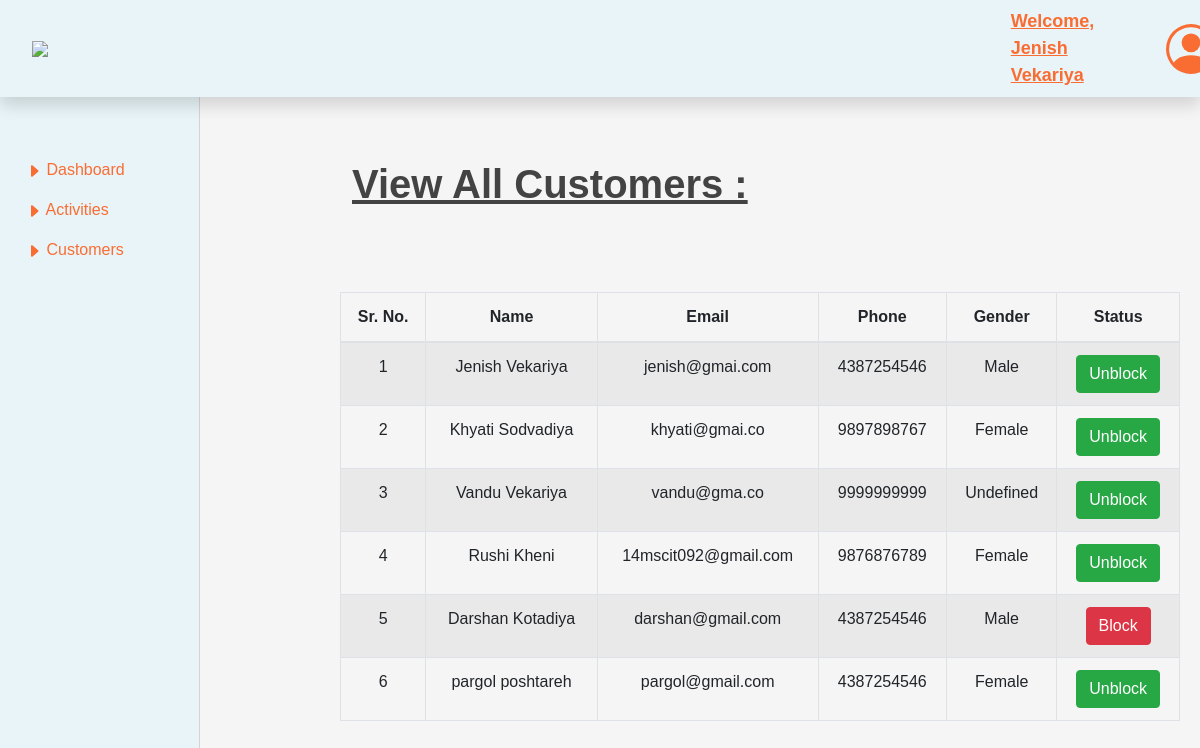
The page /customers.php (signed in) on the database its author committed.
### tables this page shows
CREATE TABLE `registration` (
  `register_id` int(11) NOT NULL,
  `fname` varchar(20) NOT NULL,
  `lname` varchar(20) NOT NULL,
  `email_id` varchar(50) NOT NULL,
  `phone` varchar(10) NOT NULL,
  `gender` varchar(10) NOT NULL,
  `user_password` varchar(50) NOT NULL,
  `user_role_id` int(11) DEFAULT NULL,
  `status` tinyint(1) NOT NULL DEFAULT 1
);

### customers.php (the view, shortened to what this page needs)
<?php
include_once("db-config.php");
?>
<!DOCTYPE HTML PUBLIC "-//W3C//DTD XHTML 1.0 Transitional//EN" "http://www.w3.org/TR/xhtml1/DTD/xhtml1-transitional.dtd">
<html xmlns="http://www.w3.org/1999/xhtml">
    <head>
        <link rel="stylesheet" href="https://stackpath.bootstrapcdn.com/bootstrap/4.4.1/css/bootstrap.min.css">
        <link rel="stylesheet" type="text/css" href="./css/admin.css">
    </head>
<body>
    <div class="header_sidebar">
        <?php include 'admin_header_sidebar.php';?>
    <div class="main_content">
        <div class="add_activity_form inner_page_title">
            <h1><b><u>View All Customers : </u><b></h1>
            <div class="view_table">
                <div class="card-body admin_forms">
                    <div class="table-responsive">
                        <table class="table table-bordered table-striped">
                            <thead>
                                <tr>
                                    <th>Sr. No.</th>
                                    <th>Name</th>
                                    <th>Email</th>
                                    <th>Phone</th>
                                    <th>Gender</th>
                                    <th>Status</th>
                                </tr>
                            </thead>
                            <tbody>
                                <?php
                                    $customer_data = "select * from registration WHERE user_role_id = 2";
                                    $customer_data_result = mysqli_query($mysqli, $customer_data) or die( mysqli_error($mysqli));
                                    $customer_matched = mysqli_num_rows($customer_data_result);
                                    $sr_no = 1;
                                    if ($customer_matched > 0)
                                    {
                                        while($all_customer = mysqli_fetch_array($customer_data_result))
                                        {
                                            $customer_fname = $all_customer['fname'];
                                            $customer_lname = $all_customer['lname'];
                                            $customer_name = $customer_fname. " " .$customer_lname;
                                            ?>
                                                <tr>
                                                    <td><?php echo $sr_no;?></td>
                                                    <td><?php echo $customer_name;?></td>
                                                    <td><?php echo $all_customer['email_id'];?></td>
                                                    <td><?php echo $all_customer['phone'];?></td>
                                                    <td><?php echo $all_customer['gender']; ?></td>
                                                    <td>
                                                    <a href="status_change_customer.php?status_change_customer_id=<?php echo $all_customer['register_id'];?>"><button type="button" class="btn <?php echo $all_customer['status'] == '1' ? 'btn-success':'btn-danger' ;?>" id="activation_btn" onclick="return confirm('Do you really want to <?php echo $all_customer['status'] == '1' ? 'Block':'Unblock';?> <?php echo $customer_name; ?>?');"><?php echo $all_customer['status'] == '1' ? 'Unblock':'Block';?></button></a>
                                                    </td>
                                                </tr>
                                            <?php
                                            $sr_no++;
                                        }
                                    }else{
                                        ?>
                                        <tr>
                                            <th style="text-align:center; color:red;" colspan="6">No Record Found</th>
                                        </tr>
                                        <?php
                                    }
                                ?>
                            </tbody>
                        </table>
                    </div>
                </div>
            </div>
        </div>
    </div>
</body>
</html>

### admin_header_sidebar.php (shortened to what this page needs)
<!doctype html>
<?php
include_once("db-config.php");
if ($_SESSION["email"] == true){
    $email_id = $_SESSION['email'];
}
else{
    header("location: login.php");
}
$query = "Select * From registration where email_id = '$email_id'";
$result = mysqli_query($mysqli, $query) or die( mysqli_error($mysqli));
$Row = mysqli_fetch_row($result);
$fname = $Row[1];
$lname = $Row[2];
$full_name = $fname. " " .$lname;
?>
    <nav class="navbar fixed-top flex-md-nowrap shadow">
        <a class="logo_place navbar-website col-sm-3 col-md-2 mr-0 nav-link" href="#">
            <img style="height=300px; width: 200px;" src="./images/nainital_logo.png">
        </a>
        <span class="welcome_msg">Welcome, <?php echo $full_name; ?></span>
        <ul class="navbar-nav">
            <li class="nav-item text-nowrap user-options">
                <a href="#">
                </a>
                <a class="logout" href="logout.php">Logout</div>
    <div class="container-fluid">
        <div class="row">
            <div class="col-md-2 d-none d-md-block sidebar">
                <div class="left-sidebar">
                    <ul class="nav flex-column">
                        <li>
                            <a class="nav-link" aria-current="page" href="admin_dashboard.php">
                                    <svg xmlns="http://www.w3.org/2000/svg" width="16" height="16" fill="currentColor" class="bi bi-caret-right-fill" viewBox="0 0 16 16">
                                        <path d="m12.14 8.753-5.482 4.796c-.646.566-1.658.106-1.658-.753V3.204a1 1 0 0 1 1.659-.753l5.48 4.796a1 1 0 0 1 0 1.506z"/>
                                    </svg>
                                    Dashboard
                            </a>
                        </li>
                        <li class="nav-item open_submenu">
                            <a class="nav-link active" aria-current="page" href="#">
                                <svg xmlns="http://www.w3.org/2000/svg" width="16" height="16" fill="currentColor" class="bi bi-caret-right-fill" viewBox="0 0 16 16">
                                    <path d="m12.14 8.753-5.482 4.796c-.646.566-1.658.106-1.658-.753V3.204a1 1 0 0 1 1.659-.753l5.48 4.796a1 1 0 0 1 0 1.506z"/>
                                </svg>
                                Activities
                            </a>
                        </li>
                        <li class="nav-item">
                            <a class="nav-link" href="customers.php">
                                <svg xmlns="http://www.w3.org/2000/svg" width="16" height="16" fill="currentColor" class="bi bi-caret-right-fill" viewBox="0 0 16 16">
                                    <path d="m12.14 8.753-5.482 4.796c-.646.566-1.658.106-1.658-.753V3.204a1 1 0 0 1 1.659-.753l5.48 4.796a1 1 0 0 1 0 1.506z"/>
                                </svg>
                                Customers
                            </a>
                        </li>
                    </ul>
                </div>
            </div>
        </div>
    </div>

### css/admin.css (style rules this page uses)
body { color: #999; background: #f5f5f5; font-family: 'Varela Round', sans-serif; }
.navbar { background-color: #e8f4f8; }
.navbar-website { font-weight: bolder; color: white; font-size: x-large; }
.navbar svg { color: #f96d33; margin-left: 4.5rem; }
.user-options { position: relative; margin-right: 5rem; display: inline-block; }
.sidebar { background-color: #e8f4f8; position: fixed; top: 0; left: 0; bottom: 0; z-index: 100; padding: 70px 0 0 10px; border-right: 1px solid #d3d3d3; }
.left-sidebar { position: sticky; margin-top: 5rem; height: calc(100vh - 70px); }
.sidebar li .nav-link { color: #f96d33; }
.welcome_msg { margin-left: 50rem; color: #f96d33; text-decoration-line: underline; font-weight: bold; font-size: large; }
.main_content { margin-top: 10rem; margin-left: 10rem; }
.inner_page_title h1 { color: #434343; margin: 10rem 0 4rem 12rem; }
.admin_forms { margin-left: 10rem; }
th { font-weight: bolder; }
td { font-weight: 200; }
th, td { text-align: center; }

### rows shown on the page
registration: full_name "Jenish Vekariya", customer_name "Jenish Vekariya", email "jenish@gmai.com", phone "4387254546", gender "Male", status "Unblock"
registration: customer_name "Khyati Sodvadiya", email "khyati@gmai.co", phone "9897898767", gender "Female", status "Unblock"
registration: customer_name "Vandu Vekariya", email "vandu@gma.co", phone "9999999999", gender "Undefined", status "Unblock"
registration: customer_name "Rushi Kheni", email "14mscit092@gmail.com", phone "9876876789", gender "Female", status "Unblock"
registration: customer_name "Darshan Kotadiya", email "darshan@gmail.com", phone "4387254546", gender "Male", status "Block"
registration: customer_name "pargol poshtareh", email "pargol@gmail.com", phone "4387254546", gender "Female", status "Unblock"
